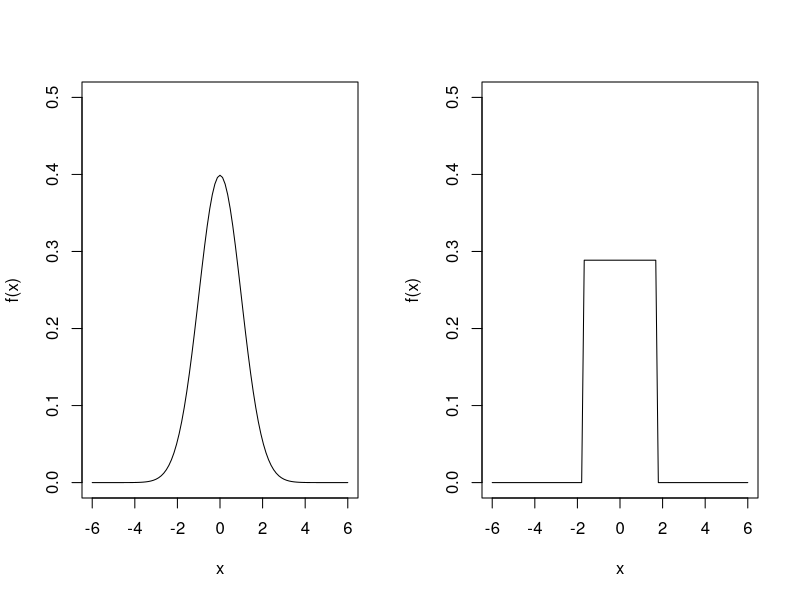
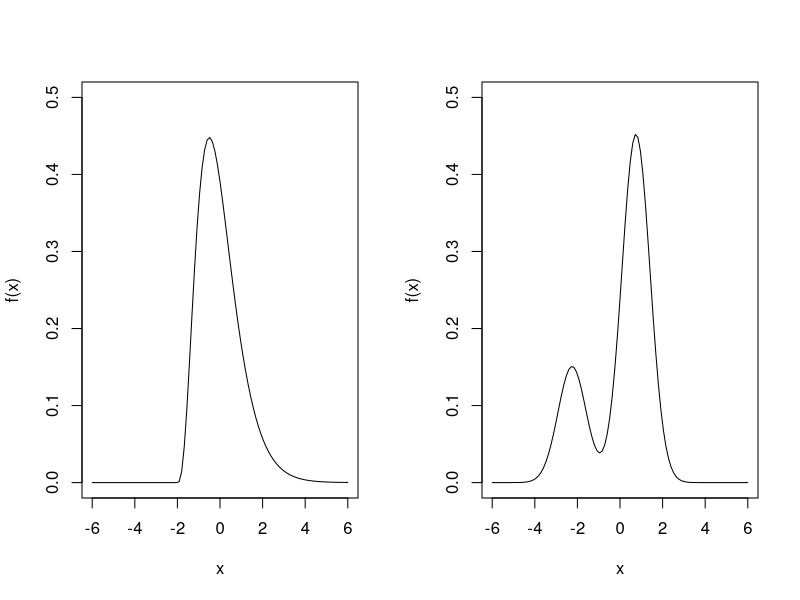

Here is the R script that generated these plots, in order:
## ---- chunk 1
par(mfrow = c(1, 2))
curve(dnorm(x), from = -6, to = 6, xlab = "x", ylab = "f(x)", ylim = c(0, 0.5))
curve(dunif(x, min = -sqrt(3), max = sqrt(3)), from = -6, to = 6,
      xlab = "x", ylab = "f(x)", ylim = c(0, 0.5))
## ---- chunk 2
par(mfrow = c(1, 2))
curve(dgamma(x + 2, shape = 4, rate = 2),
      from = -6, to = 6, xlab = "x", ylab = "f(x)", ylim = c(0, 0.5))
b <- sqrt(7)/4
curve(0.75 * dnorm(x, mean = 0.75, sd = b) + 0.25 * dnorm(x, mean = -2.25, sd = b),
      from = -6, to = 6, xlab = "x", ylab = "f(x)", ylim = c(0, 0.5))
